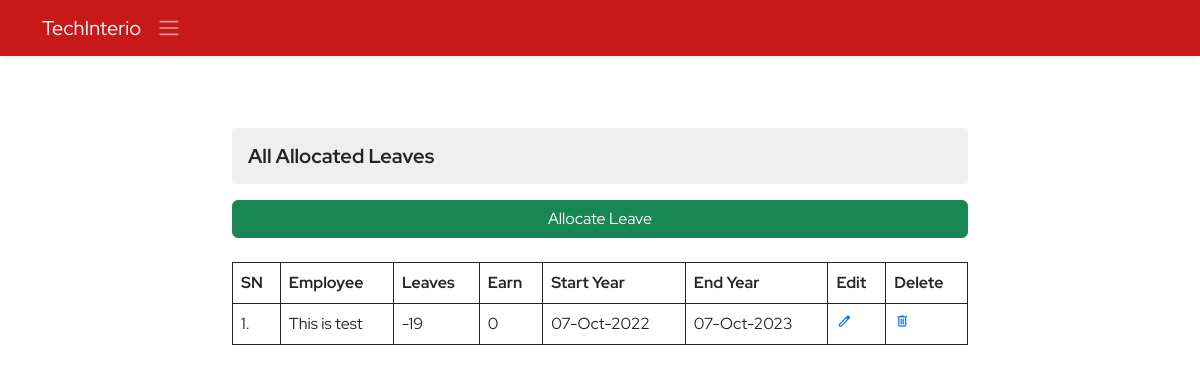
Page /ems/allocated-leaves (signed in) on the earlier database version.
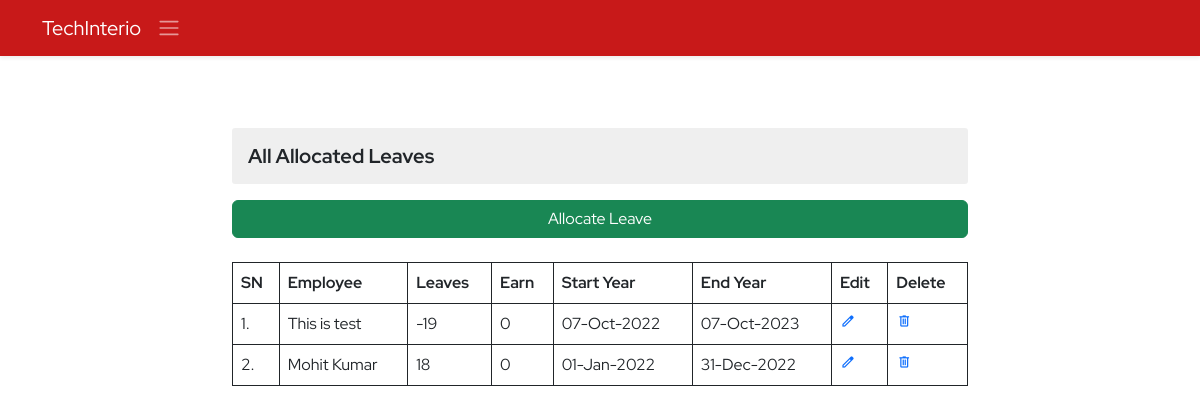
Same page on the later database version.
### ems/models.py (models this page shows, shortened)
class AllocatedLeave(models.Model):
    employee=models.ForeignKey(Employee,on_delete=models.CASCADE)
    allocated=models.IntegerField(default=18)
    earn=models.IntegerField(null=True,blank=True)
    start_date=models.DateField(null=True,blank=True)
    end_date=models.DateField(null=True,blank=True)
    created_at=models.DateTimeField(auto_now_add=True)
    updated_at=models.DateTimeField(auto_now=True)

class Employee(models.Model):
    empid=models.AutoField(primary_key=True)
    employeeid=models.IntegerField(unique=True, null=True, blank=True)
    user=models.OneToOneField(User,on_delete=models.CASCADE)
    name=models.CharField(max_length=50)
    father_name=models.CharField(max_length=50)
    mother_name=models.CharField(max_length=50,null=True,blank=True)
    avtar=models.ImageField(upload_to='employee_profile_images', blank=True , default='profile.jpg')
    dob=models.DateField()
    email=models.EmailField(max_length=100)
    mobile_no=models.IntegerField()
    emergency_mobile_no=models.IntegerField(null=True,blank=True)
    address=models.OneToOneField(Address, on_delete=models.CASCADE,blank=True, null=True,)
    designation=models.CharField(max_length=70,null=True, blank=True)
    role=models.ForeignKey(Role, on_delete=models.SET_NULL,blank=True, null=True,)
    department=models.ForeignKey(Department, on_delete=models.SET_NULL,blank=True, null=True,)
    joining_date=models.DateField(null=True, blank=True)
    status=models.CharField(max_length=15)
    class Meta:
        ordering = ('name',)

### ems/views.py (the view, shortened to what this page needs)
# urls.py: path('allocated-leaves',allocatedLeave,name='allocated-leaves'),
@login_required()
def allocatedLeave(request):
    context={}
    if request.user.is_superuser:
        try:
            employees=Employee.objects.filter(status='Working')
            allocated_leaves=AllocatedLeave.objects.all()
            context['allocated_leaves']=allocated_leaves
            context['employees']=employees
        except Exception as e:
            print('Allocated Leave Exception : ',e)
        return render(request,'ems/allocated_leave.html',context)
    else:
        messages.warning(request,"You don't have access!")
        return redirect('ems:ems')

### ems/templates/ems/allocated_leave.html (shortened to what this page needs)
{% extends './base.html' %}
{% block body %}
<section class="py-5">
    <div class="container">
        <div class="row d-flex align-items-center justify-content-center">
            <div class="col-8">
                <h3 class="my-3 derpartment-title">All Allocated Leaves</h3>
                <div class="d-grid mb-4">
                    <button class="btn btn-success" data-bs-toggle="modal" data-bs-target="#addAppreciation">Allocate
                        Leave</button>
                </div>
                <table class="table table-bordered border-dark">
                    <tr>
                        <th>SN</th>
                        <th>Employee</th>
                        <th>Leaves</th>
                        <th>Earn</th>
                        <th>Start Year</th>
                        <th>End Year</th>
                        <th>Edit</th>
                        <th>Delete</th>
                    </tr>
                    {% for item in allocated_leaves %}
                    <tr>
                        <td>{{forloop.counter}}.</td>
                        <td>{{item.employee.name}}</td>
                        <td>{{item.allocated}}</td>
                        {% if item.earn == None %}
                        <td>0</td>
                        {% else %}
                        <td>{{item.earn}}</td>
                        {% endif %}
                        <td>{{item.start_date | date:'d-M-Y'}}</td>
                        <td>{{item.end_date|date:'d-M-Y'}}</td>
                        <td><a href="#" class="delete" data-bs-toggle="modal"
                                data-bs-target="#editAllocatedLeaveModal" onclick="editAllocateLeave('{{item.id}}','{{item.employee.name}}','{{item.allocated}}','{{item.earn}}','{{item.start_date}}','{{item.end_date}}')"><span
                                    class="material-symbols-outlined">edit</span></a></td>
                        <td><a href="{% url 'ems:allocated-leaves-delete' item.id %}" class="delete"><span class="material-symbols-outlined">delete</span></a></td>
                    </tr>
                    {% endfor %}
            </div>
        </div>
    </div>
</section>
{% endblock body %}

Differences in the rows shown:
changed AllocatedLeave "07-Oct-2022": earn (not shown) → "0"; no longer shows "0"
added AllocatedLeave: employee.name "Mohit Kumar", allocated "18", earn "0", start_date "01-Jan-2022", end_date "31-Dec-2022"
